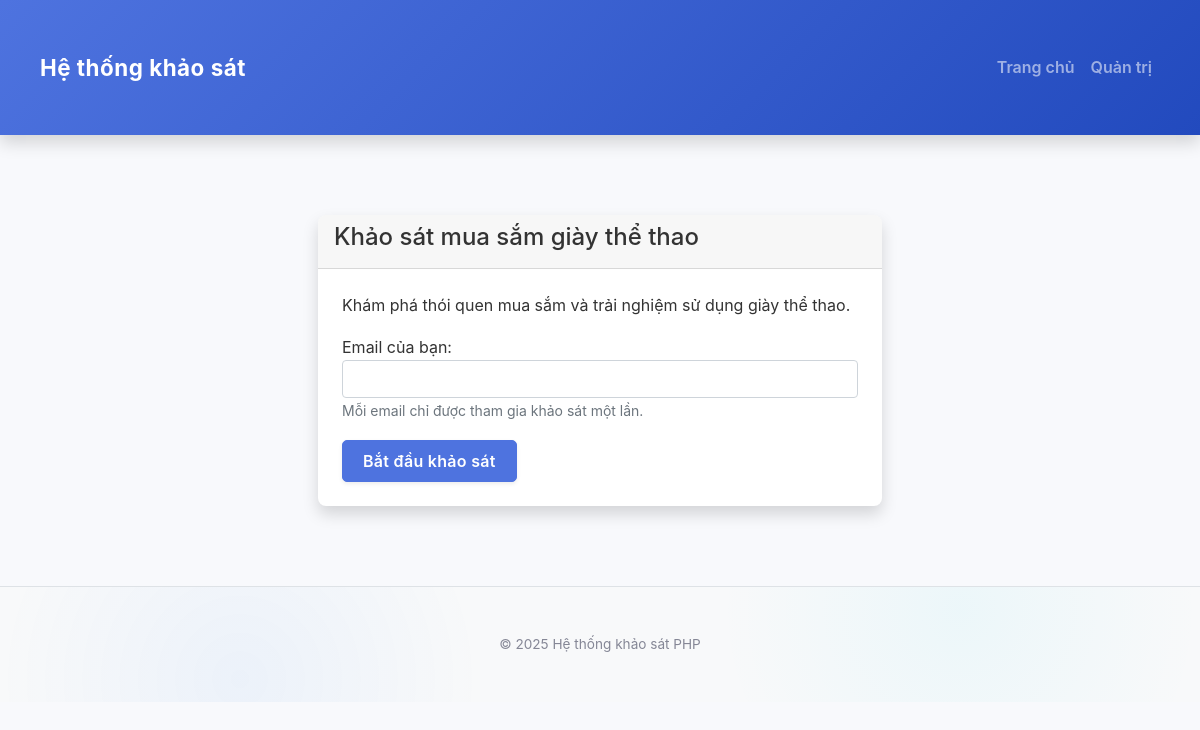
/verification.php?survey_id=2, run on the app's committed database.
### tables this page shows
CREATE TABLE `surveys` (
  `id` int(11) NOT NULL,
  `title` varchar(255) NOT NULL,
  `description` text DEFAULT NULL,
  `status` enum('active','inactive') DEFAULT 'active',
  `created_at` timestamp NOT NULL DEFAULT current_timestamp()
);

### includes/functions.php (called while the page is built, shortened)
<?php
function getSurveyInfo($conn, $survey_id)
{
    $sql = "SELECT * FROM surveys WHERE id = ?";
    $stmt = mysqli_prepare($conn, $sql);
    mysqli_stmt_bind_param($stmt, "i", $survey_id);
    mysqli_stmt_execute($stmt);
    $result = mysqli_stmt_get_result($stmt);
    if (mysqli_num_rows($result) > 0) {
        return mysqli_fetch_assoc($result);
    }
    return null;
}

### verification.php (the view, shortened to what this page needs)
<?php
require_once "./config/db.php";
require_once "./includes/functions.php";
$survey_id = isset($_GET['survey_id']) ? intval($_GET['survey_id']) : 0;
$survey_info = getSurveyInfo($conn, $survey_id);
$email = "";
include "./includes/header.php";
?>
<div class="container mt-5">
    <div class="row justify-content-center">
        <div class="col-md-6">
            <div class="card">
                <div class="card-header">
                    <h4><?php echo htmlspecialchars($survey_info['title']); ?></h4>
                </div>
                <div class="card-body">
                    <p><?php echo htmlspecialchars($survey_info['description']); ?></p>
                    <form method="post" action="">
                        <div class="form-group mb-3">
                            <label for="email">Email của bạn:</label>
                            <input type="email" class="form-control" id="email" name="email" value="<?php echo htmlspecialchars($email); ?>" required>
                            <small class="form-text text-muted">Mỗi email chỉ được tham gia khảo sát một lần.</small>
                        </div>
                        <button type="submit" class="btn btn-primary">Bắt đầu khảo sát</button>
                    </form>
                </div>
            </div>
        </div>
    </div>
</div>
<?php include "./includes/footer.php"; ?>

### assets/css/style.css (style rules this page uses)
:root { --primary-color: #4e73df; --primary-hover: #375bca; --secondary-color: #858796; --success-color: #1cc88a; --info-color: #36b9cc; --warning-color: #f6c23e; --danger-color: #e74a3b; --light-color: #f8f9fc; --dark-color: #5a5c69; --body-bg: #f8f9fc; --shadow-sm: 0 .125rem .25rem rgba(0, 0, 0, .075); --shadow: 0 .5rem 1rem rgba(0, 0, 0, .15); --shadow-lg: 0 1rem 3rem rgba(0, 0, 0, .175); --card-border: 1px solid rgba(0, 0, 0, .125); }
body { background-color: var(--body-bg); font-family: 'Nunito', -apple-system, BlinkMacSystemFont, "Segoe UI", Roboto, "Helvetica Neue", Arial, sans-serif; font-size: 1rem; color: #333; line-height: 1.6; position: relative; min-height: 100vh; display: flex; flex-direction: column; padding-bottom: 60px; }
.container { padding: 2rem 1.5rem; max-width: 1200px; }
.btn { border-radius: 5px; font-weight: 600; padding: 0.5rem 1.25rem; transition: all 0.3s ease; letter-spacing: 0.3px; box-shadow: var(--shadow-sm); }
.btn-primary { background-color: var(--primary-color); border-color: var(--primary-color); }
.card { border: none; border-radius: 8px; box-shadow: var(--shadow); transition: all 0.3s ease; overflow: hidden; }
.card-body { padding: 1.5rem; }
.card, .btn, .navbar-brand { animation: fadeIn 0.6s ease-out; }

### data on the page
surveys: title "Khảo sát mua sắm giày thể thao", description "Khám phá thói quen mua sắm và trải nghiệm sử dụng giày thể thao."
